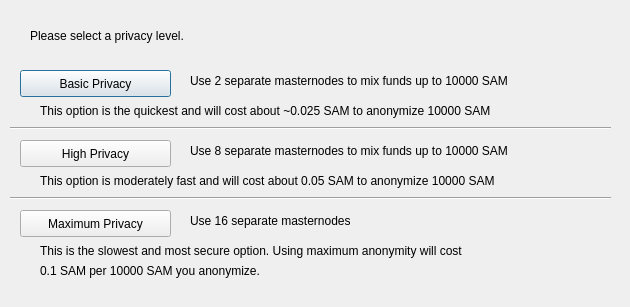
<?xml version="1.0" encoding="UTF-8"?>
<ui version="4.0">
 <class>ObfuscationConfig</class>
 <widget class="QDialog" name="ObfuscationConfig">
  <property name="geometry">
   <rect>
    <x>0</x>
    <y>0</y>
    <width>630</width>
    <height>307</height>
   </rect>
  </property>
  <property name="windowTitle">
   <string>Configure Obfuscation</string>
  </property>
  <widget class="QPushButton" name="buttonBasic">
   <property name="geometry">
    <rect>
     <x>20</x>
     <y>70</y>
     <width>151</width>
     <height>27</height>
    </rect>
   </property>
   <property name="text">
    <string>Basic Privacy</string>
   </property>
  </widget>
  <widget class="QPushButton" name="buttonHigh">
   <property name="geometry">
    <rect>
     <x>20</x>
     <y>140</y>
     <width>151</width>
     <height>27</height>
    </rect>
   </property>
   <property name="text">
    <string>High Privacy</string>
   </property>
  </widget>
  <widget class="QPushButton" name="buttonMax">
   <property name="geometry">
    <rect>
     <x>20</x>
     <y>210</y>
     <width>151</width>
     <height>27</height>
    </rect>
   </property>
   <property name="text">
    <string>Maximum Privacy</string>
   </property>
  </widget>
  <widget class="QLabel" name="label">
   <property name="geometry">
    <rect>
     <x>30</x>
     <y>20</y>
     <width>571</width>
     <height>31</height>
    </rect>
   </property>
   <property name="text">
    <string>Please select a privacy level.</string>
   </property>
  </widget>
  <widget class="QLabel" name="label_2">
   <property name="geometry">
    <rect>
     <x>190</x>
     <y>70</y>
     <width>421</width>
     <height>21</height>
    </rect>
   </property>
   <property name="text">
    <string>Use 2 separate masternodes to mix funds up to 10000 SAM</string>
   </property>
  </widget>
  <widget class="QLabel" name="label_3">
   <property name="geometry">
    <rect>
     <x>190</x>
     <y>140</y>
     <width>411</width>
     <height>21</height>
    </rect>
   </property>
   <property name="text">
    <string>Use 8 separate masternodes to mix funds up to 10000 SAM</string>
   </property>
  </widget>
  <widget class="QLabel" name="label_4">
   <property name="geometry">
    <rect>
     <x>190</x>
     <y>210</y>
     <width>421</width>
     <height>21</height>
    </rect>
   </property>
   <property name="text">
    <string>Use 16 separate masternodes</string>
   </property>
  </widget>
  <widget class="QLabel" name="label_6">
   <property name="geometry">
    <rect>
     <x>40</x>
     <y>100</y>
     <width>561</width>
     <height>21</height>
    </rect>
   </property>
   <property name="text">
    <string>This option is the quickest and will cost about ~0.025 SAM to anonymize 10000 SAM</string>
   </property>
  </widget>
  <widget class="QLabel" name="label_7">
   <property name="geometry">
    <rect>
     <x>40</x>
     <y>170</y>
     <width>561</width>
     <height>21</height>
    </rect>
   </property>
   <property name="text">
    <string>This option is moderately fast and will cost about 0.05 SAM to anonymize 10000 SAM</string>
   </property>
  </widget>
  <widget class="QLabel" name="label_8">
   <property name="geometry">
    <rect>
     <x>40</x>
     <y>240</y>
     <width>561</width>
     <height>21</height>
    </rect>
   </property>
   <property name="text">
    <string>This is the slowest and most secure option. Using maximum anonymity will cost</string>
   </property>
  </widget>
  <widget class="QLabel" name="label_9">
   <property name="geometry">
    <rect>
     <x>40</x>
     <y>260</y>
     <width>561</width>
     <height>21</height>
    </rect>
   </property>
   <property name="text">
    <string>0.1 SAM per 10000 SAM you anonymize.</string>
   </property>
  </widget>
  <widget class="Line" name="line">
   <property name="geometry">
    <rect>
     <x>10</x>
     <y>120</y>
     <width>601</width>
     <height>16</height>
    </rect>
   </property>
   <property name="orientation">
    <enum>Qt::Horizontal</enum>
   </property>
  </widget>
  <widget class="Line" name="line_2">
   <property name="geometry">
    <rect>
     <x>10</x>
     <y>190</y>
     <width>601</width>
     <height>16</height>
    </rect>
   </property>
   <property name="orientation">
    <enum>Qt::Horizontal</enum>
   </property>
  </widget>
 </widget>
 <resources/>
 <connections/>
</ui>
